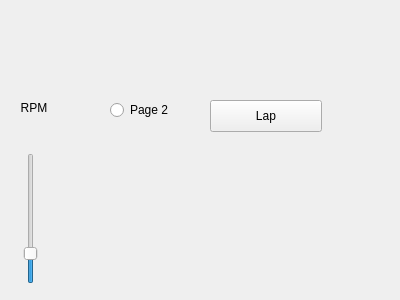
<?xml version="1.0" encoding="UTF-8"?>
<ui version="4.0">
 <class>DebugWindow</class>
 <widget class="QWidget" name="DebugWindow">
  <property name="geometry">
   <rect>
    <x>0</x>
    <y>0</y>
    <width>400</width>
    <height>300</height>
   </rect>
  </property>
  <property name="windowTitle">
   <string>Form</string>
  </property>
  <widget class="QLabel" name="label">
   <property name="geometry">
    <rect>
     <x>20</x>
     <y>100</y>
     <width>28</width>
     <height>16</height>
    </rect>
   </property>
   <property name="text">
    <string>RPM</string>
   </property>
   <property name="alignment">
    <set>Qt::AlignCenter</set>
   </property>
  </widget>
  <widget class="QSlider" name="rpmSlider">
   <property name="geometry">
    <rect>
     <x>20</x>
     <y>153</y>
     <width>22</width>
     <height>131</height>
    </rect>
   </property>
   <property name="maximum">
    <number>100</number>
   </property>
   <property name="sliderPosition">
    <number>20</number>
   </property>
   <property name="orientation">
    <enum>Qt::Vertical</enum>
   </property>
  </widget>
  <widget class="QRadioButton" name="radioButton">
   <property name="geometry">
    <rect>
     <x>110</x>
     <y>100</y>
     <width>100</width>
     <height>20</height>
    </rect>
   </property>
   <property name="text">
    <string>Page 2</string>
   </property>
  </widget>
  <widget class="QPushButton" name="lapButton">
   <property name="geometry">
    <rect>
     <x>210</x>
     <y>100</y>
     <width>112</width>
     <height>32</height>
    </rect>
   </property>
   <property name="text">
    <string>Lap</string>
   </property>
  </widget>
 </widget>
 <resources/>
 <connections/>
</ui>
